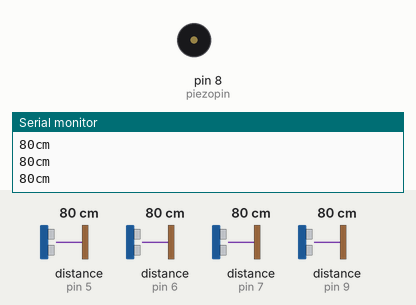
This sketch was run on a simulated Arduino Uno, built with avr-gcc and run on an emulated ATmega328P. Parts: buzzer (waves = sounding), the last lines printed to the serial monitor. The inputs (shaded band) are chosen by the test bench; at power-on: distance to the obstacle (sensors on pin 7, pin 5, pin 6, pin 9) 80 cm. The echo pulse lasts 58.3 µs per cm.

Above: at 1.2 s.
1.3 s: distance to the obstacle (sensor on pin 7) set to 15 cm
4.3 s: distance to the obstacle (sensor on pin 7) set to 12 cm
At 5.5 s:
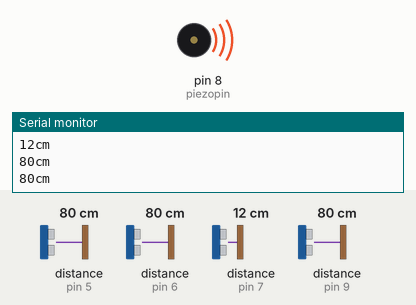
6.1 s: distance to the obstacle (sensor on pin 5) set to 2 cm
7.6 s: distance to the obstacle (sensor on pin 6) set to 4 cm
9.1 s: distance to the obstacle (sensor on pin 9) set to 9 cm
At 10.0 s:
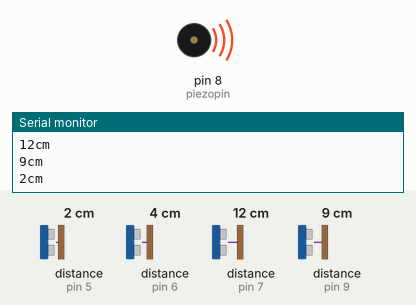
10.6 s: distance to the obstacle (sensor on pin 5) set to 9 cm
Timing chart, 0 to 13.6 s (numbered marks = the images above; inputs shaded):
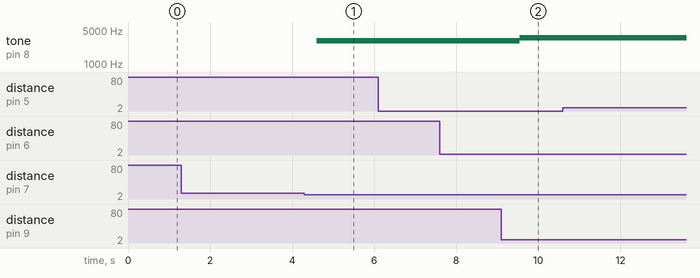

The sketch:

electronicHarp.ino
```cpp
void setup() {Serial.begin(9600);
  // put your setup code here, to run once:

}

void loop()
{int dist1,dist2,dist3,dist4,piezopin=8;

  dist1=distcalc(4,5);
  dist2=distcalc(2,6);
  dist3=distcalc(3,7);
  dist4=distcalc(10,9);

 if(dist1<10)
  {if(dist1<=5)
    tone(piezopin,4000,500);
   else if(dist1>5)
    tone(piezopin,700,500);
    }

  if(dist2<11.5)
  {if(dist2<=6)
    tone(piezopin,1300,500);
   else if(dist2>6)
    tone(piezopin,500,500);
    }

   if(dist3<14)
     {if(dist3<=8)
    tone(piezopin,3300,500);
   else if(dist3>8)
    tone(piezopin,3000,500);
    }

    if(dist4<16)
  {if(dist4<=8)
    tone(piezopin,3800,500);
   else if(dist4>8)
    tone(piezopin,3500,500);
    }


  // put your main code here, to run repeatedly:

}
long distcalc(int trigPin,int echoPin)

{long duration,cm;
pinMode(trigPin,OUTPUT);
digitalWrite(trigPin,LOW);
delayMicroseconds(2);
digitalWrite(trigPin,HIGH);
delayMicroseconds(10);
digitalWrite(trigPin,LOW);
pinMode(echoPin,INPUT);
duration=pulseIn(echoPin,HIGH);
cm=duration/29/2;
Serial.print(cm);
Serial.print("cm");
Serial.println();
delay(100);
return cm;

  }
```

Measured:
- the behaviour switches between 14 and 13 cm on distance to the obstacle (sensor on pin 7) (found by bisection; images 0 and 1)
- after the input at 4.3 s, tone on pin 8 (piezopin): silent → 3000 Hz after 0.31 s
- after the input at 9.1 s, tone on pin 8 (piezopin): 3000 Hz → 3500 Hz after 0.45 s
